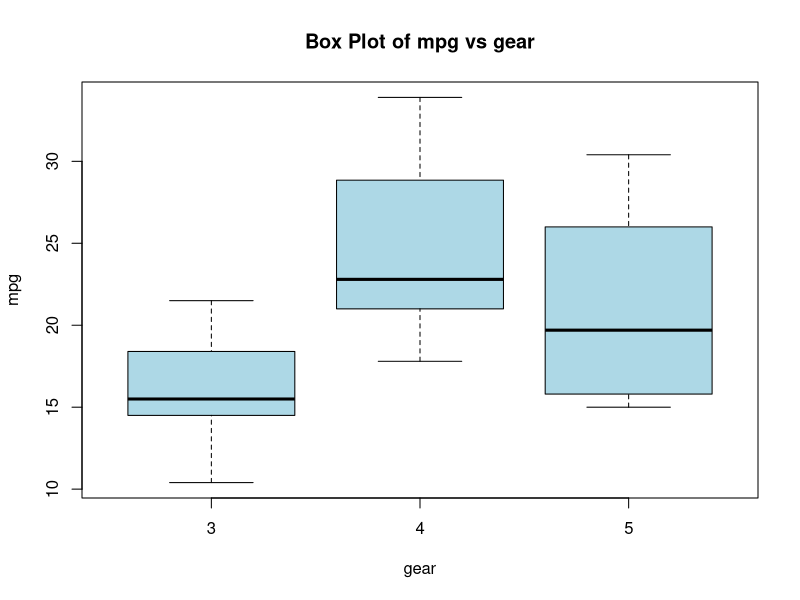
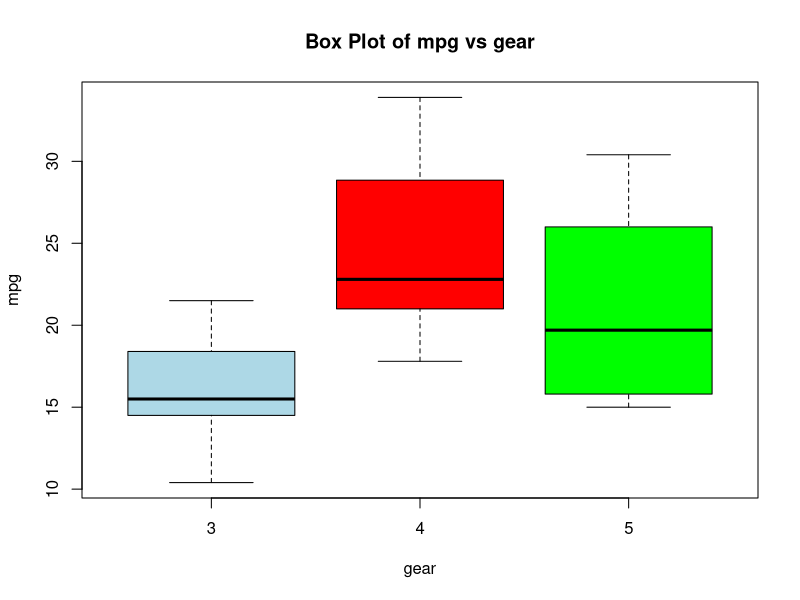

The R script that drew these images, in order: (Note: this script raises an error after producing the figures.)
## ---- chunk 1
a <-seq(5,55,1)
sum(a)
## ---- chunk 2
sum(5:55)
## ---- chunk 3
sumfun <- function(n) {sum(5:n)}
sumfun (10)
## ---- chunk 4
sumfun <- function(n) {sum(5:n)}
sumfun (20)
## ---- chunk 5
sumfun <- function(n) {sum(5:n)}
sumfun (100)
## ---- chunk 6
n <- 12
fib <- numeric(n)
fib[1] <- 1
fib[2] <- 1
for (i in 3:n){fib[i] <-fib[i-1]+fib[i-2]}
print(fib)
## ---- chunk 7
boxplot(mtcars$mpg ~ mtcars$gear, main = "Box Plot of mpg vs gear", xlab = "gear", ylab = "mpg", col="lightblue")
## ---- chunk 8
boxplot(mtcars$mpg ~ mtcars$gear, main = "Box Plot of mpg vs gear", xlab = "gear", ylab = "mpg", col=c("lightblue","red","green"))
## ---- chunk 9
mod = lm(formula = dist ~ speed, data = cars)
mod
summary(mod)

## ---- chunk 10
ggplot(cars, aes(x=speed, y=dist)) +  geom_point() + geom_smooth(method="lm")
## ---- chunk 11
mod1 = lm(formula = dist ~ speed + I(speed^2), data = cars)
mod1
## ---- chunk 12
cars$speed.feetsec <- (cars$speed/3600)*5280
mod2 <- lm(dist ~ 0 + speed.feetsec + I(speed.feetsec^2), data=cars)
summary(mod2)
## ---- chunk 13
ggplot(cars, aes(x=speed.feetsec, y=dist)) +  geom_point() + geom_smooth(method="lm", formula = "y ~ 0 + x + I(x^2)")
## ---- chunk 14
summary(cars)
## ---- chunk 15
plot(pressure)
